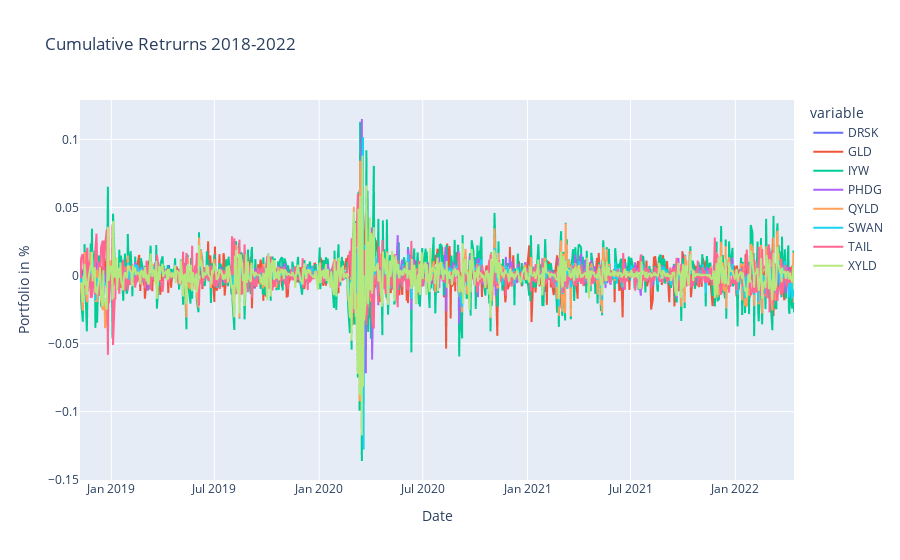

This figure's notebook cell:
### Code cell
# Plot of Portfolio Returns of the ETFS 

fig = px.line(Portfolio_returns, x=Portfolio_returns.index,
              y=Portfolio_returns.columns, title='Portfolio Retrurns 2018-2022')

fig.update_xaxes(title_text='Date')
fig.update_yaxes(title_text='Portfolio in %')
fig.show()

### Figure 1 — Plotly figure (JSON) as saved in the notebook; plotly's stock layout.template omitted (floating-point values rounded to 4 significant figures; data arrays with more than 128 entries replaced by an {"elided": "..."} marker saying what was removed)
{"data": [{"hovertemplate": "variable=DRSK<br>Date=%{x}<br>value=%{y}<extra></extra>", "legendgroup": "DRSK", "line": {"color": "#636efa", "dash": "solid"}, "marker": {"symbol": "circle"}, "mode": "lines", "name": "DRSK", "showlegend": true, "type": "scattergl", "x": {"elided": "865 str values"}, "xaxis": "x", "y": {"elided": "865 float values"}, "yaxis": "y"}, {"hovertemplate": "variable=GLD<br>Date=%{x}<br>value=%{y}<extra></extra>", "legendgroup": "GLD", "line": {"color": "#EF553B", "dash": "solid"}, "marker": {"symbol": "circle"}, "mode": "lines", "name": "GLD", "showlegend": true, "type": "scattergl", "x": {"elided": "865 str values"}, "xaxis": "x", "y": {"elided": "865 float values"}, "yaxis": "y"}, {"hovertemplate": "variable=IYW<br>Date=%{x}<br>value=%{y}<extra></extra>", "legendgroup": "IYW", "line": {"color": "#00cc96", "dash": "solid"}, "marker": {"symbol": "circle"}, "mode": "lines", "name": "IYW", "showlegend": true, "type": "scattergl", "x": {"elided": "865 str values"}, "xaxis": "x", "y": {"elided": "865 float values"}, "yaxis": "y"}, {"hovertemplate": "variable=PHDG<br>Date=%{x}<br>value=%{y}<extra></extra>", "legendgroup": "PHDG", "line": {"color": "#ab63fa", "dash": "solid"}, "marker": {"symbol": "circle"}, "mode": "lines", "name": "PHDG", "showlegend": true, "type": "scattergl", "x": {"elided": "865 str values"}, "xaxis": "x", "y": {"elided": "865 float values"}, "yaxis": "y"}, {"hovertemplate": "variable=QYLD<br>Date=%{x}<br>value=%{y}<extra></extra>", "legendgroup": "QYLD", "line": {"color": "#FFA15A", "dash": "solid"}, "marker": {"symbol": "circle"}, "mode": "lines", "name": "QYLD", "showlegend": true, "type": "scattergl", "x": {"elided": "865 str values"}, "xaxis": "x", "y": {"elided": "865 float values"}, "yaxis": "y"}, {"hovertemplate": "variable=SWAN<br>Date=%{x}<br>value=%{y}<extra></extra>", "legendgroup": "SWAN", "line": {"color": "#19d3f3", "dash": "solid"}, "marker": {"symbol": "circle"}, "mode": "lines", "name": "SWAN", "showlegend": true, "type": "scattergl", "x": {"elided": "865 str values"}, "xaxis": "x", "y": {"elided": "865 float values"}, "yaxis": "y"}, {"hovertemplate": "variable=TAIL<br>Date=%{x}<br>value=%{y}<extra></extra>", "legendgroup": "TAIL", "line": {"color": "#FF6692", "dash": "solid"}, "marker": {"symbol": "circle"}, "mode": "lines", "name": "TAIL", "showlegend": true, "type": "scattergl", "x": {"elided": "865 str values"}, "xaxis": "x", "y": {"elided": "865 float values"}, "yaxis": "y"}, {"hovertemplate": "variable=XYLD<br>Date=%{x}<br>value=%{y}<extra></extra>", "legendgroup": "XYLD", "line": {"color": "#B6E880", "dash": "solid"}, "marker": {"symbol": "circle"}, "mode": "lines", "name": "XYLD", "showlegend": true, "type": "scattergl", "x": {"elided": "865 str values"}, "xaxis": "x", "y": {"elided": "865 float values"}, "yaxis": "y"}], "layout": {"legend": {"title": {"text": "variable"}, "tracegroupgap": 0}, "title": {"text": "Cumulative Retrurns 2018-2022"}, "xaxis": {"anchor": "y", "domain": [0, 1], "title": {"text": "Date"}}, "yaxis": {"anchor": "x", "domain": [0, 1], "title": {"text": "Portfolio in %"}}}}
